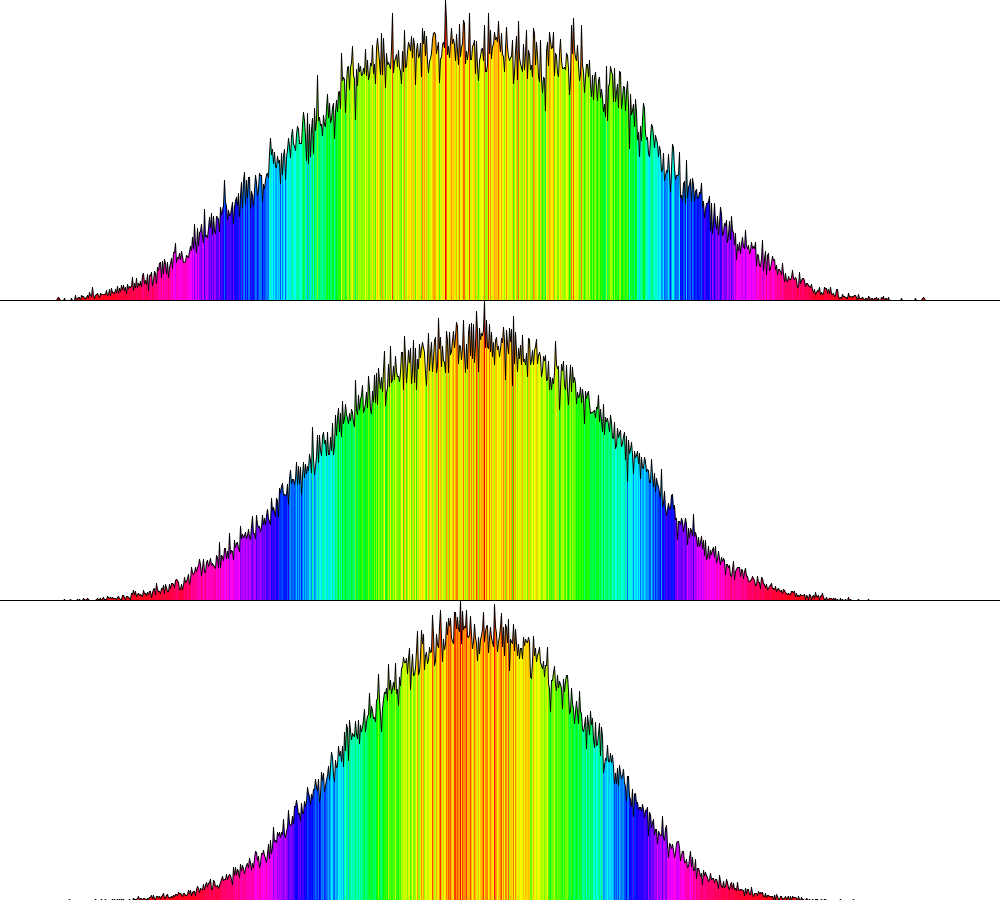
Frame 1 (no input)
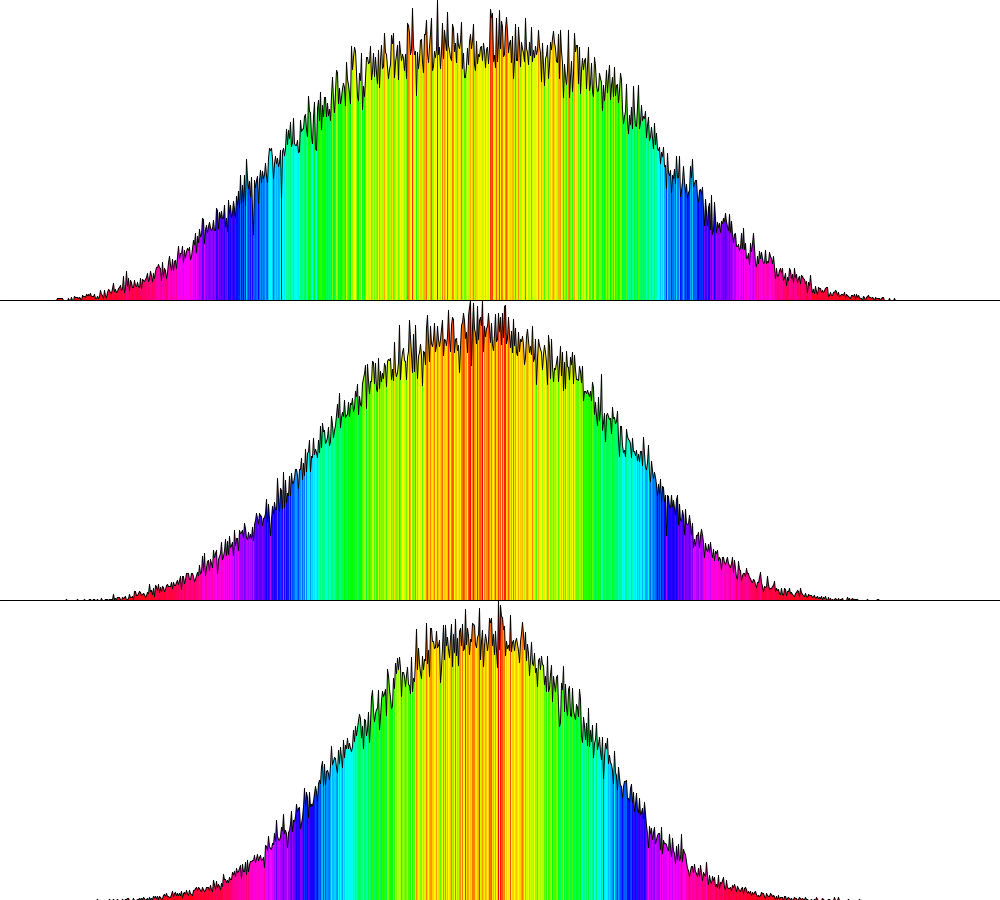
Frame 60 (the mouse pressed at the canvas centre just before this capture)
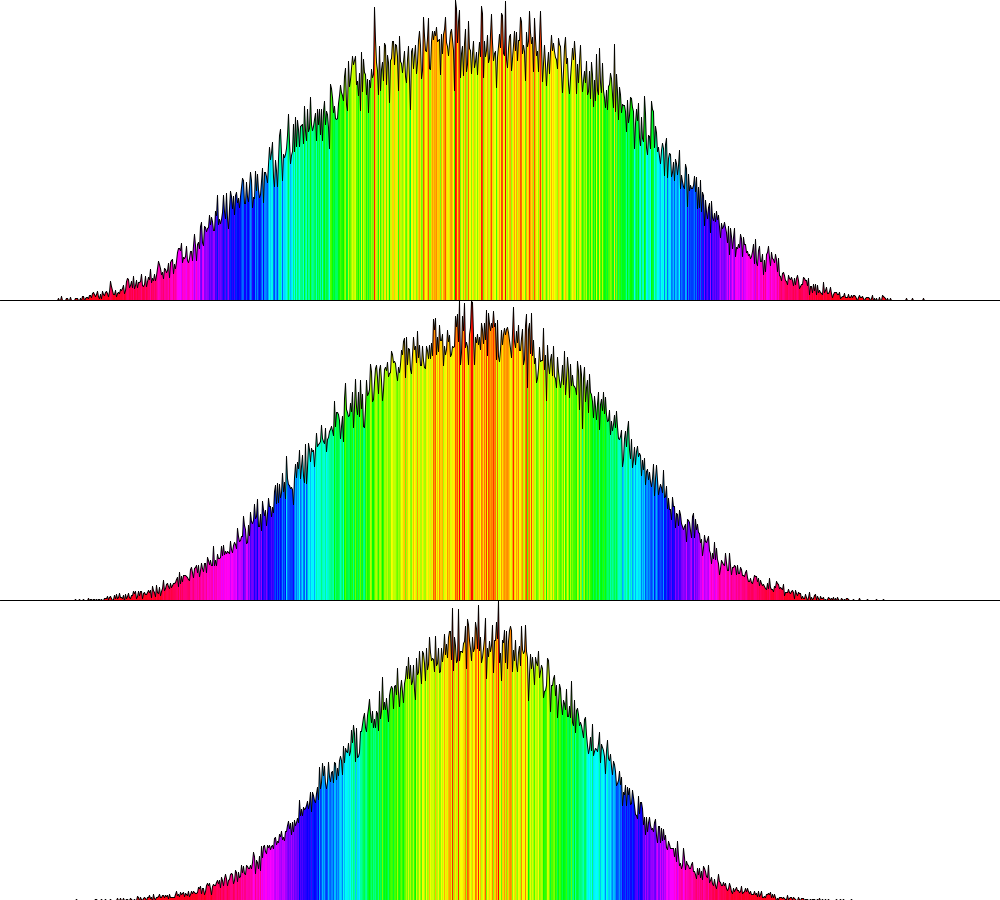
Frame 120 (the mouse held since frame 60 and released just before this capture)

The Processing sketch that drew these frames (run headless with seeded random() and noise(); from frame 60 on, the mouse is pressed at the canvas centre):

// Processing sketch: NoiseDistribution
// ── NoiseDistribution.pde
float[]vals;
float noiseRange=100000;
float numSamples=100000;
void setup() {
  size(1000, 900);
  frameRate(20);
}
void draw(){
  background(255);
  initVals();
  for(int i=0;i<numSamples;i++)vals[int(noise(random(noiseRange))*width)]++;
  normVals();
  displayVals(0  ,300);
  initVals();
  for(int i=0;i<numSamples;i++)vals[int(noise(random(noiseRange),random(noiseRange))*width)]++;
  normVals();
  displayVals(300,600);
  initVals();
  for(int i=0;i<numSamples;i++)vals[int(noise(random(noiseRange),random(noiseRange),random(noiseRange))*width)]++;
  normVals();
  displayVals(600,900);
  
  line(0,300,width,300);
  line(0,600,width,600);
}
void displayVals(float offY,float nextOff){
  for(int x=1;x<width;x++){
    colorMode(HSB,100);
    stroke(map(vals[x],0,height/3,0,100),100,100);
    colorMode(RGB,255);
    line(x,offY+vals[x],x,nextOff);
    stroke(0);
    line(x-1,vals[x-1]+offY,x,vals[x]+offY);
  }
}
void initVals(){
  vals=new float[width];
  for(int i=0;i<width;i++)vals[i]=0;
}
void normVals(){
  float max=0;
  for(int i=0;i<width;i++)if(vals[i]>max)max=vals[i];
  for(int i=0;i<width;i++)vals[i]=map(vals[i],0,max,height/3,0);
}
